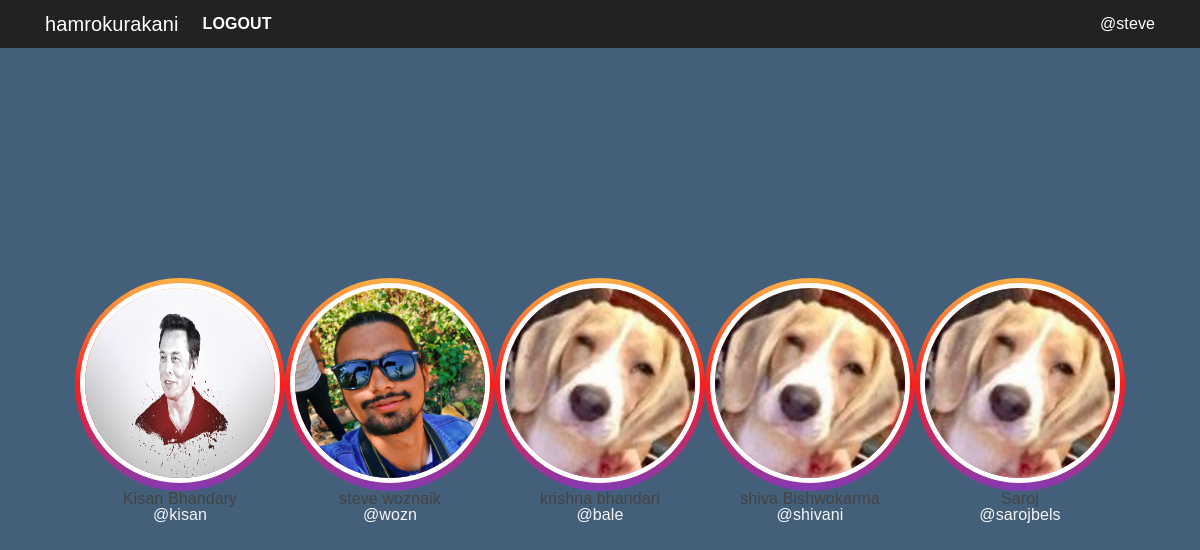
Screenshot of / (signed in) with the database file from the repository.
### hamrokurakani/models.py (models this page shows, shortened)
class User(UserMixin, db.Model):
    id = db.Column(db.Integer, primary_key=True)
    fullname = db.Column(db.String(20), unique=True, nullable=False)
    username = db.Column(db.String(15), unique=True, nullable=False)
    email = db.Column(db.String(120), unique=True, nullable=False)
    password = db.Column(db.String(60), nullable=False)
    image_file = db.Column(db.String(20), nullable=False,
                           default='default.jpg')
    joined = db.Column(db.DateTime, nullable=False, default=datetime.now)
    messages_sent = db.relationship(
        'Message', foreign_keys='Message.sender_id', backref='author', lazy='dynamic')
    messages_received = db.relationship(
        'Message', foreign_keys='Message.recipient_id', backref='recipient', lazy='dynamic')
    last_seen = db.Column(db.DateTime, default=datetime.now)
    last_message_read_time = db.Column(db.DateTime, default=datetime.now)

### hamrokurakani/chat/routes.py (the view)
@chyat.route('/')
@login_required
def home():
    users = User.query.all()
    return render_template('users/home.html', users=users)

### hamrokurakani/admin/routes.py (called while the page is built)
@login_manager.user_loader
def load_user(user_id):
    return User.query.get(user_id)

### hamrokurakani/users/templates/users/home.html
{% extends "chat/nav.html" %}
{% block content %}
<body>
   	<div class="container">
		<div class="d-flex justify-content-center h-100">
{% for user in users %}
{% if current_user != user %}
<div class="image_outer_container">
	<a class="noblue" href="{{ url_for('chat.chatwith', user=user.username) }}">
				<div class="image_inner_container">
					<img src="{{ url_for('static', filename='profilepics/' + user.image_file) }}" />
				</div>
				<div class="d-flex flex-column justify-content-center text-center">
					<h6>{{user.fullname}}</h6>
					<p>@{{user.username}}</p>
				</div>
						</a>
			</div>
			{% endif %}
{% endfor %}
		</div>
	</div>
</body>
{% endblock content %}

### hamrokurakani/chat/templates/chat/nav.html (shortened to what this page needs)
<!DOCTYPE html>
<html>
  <head>
    <link rel="stylesheet" type="text/css" href="{{ url_for('static', filename='css/' + 'bootstrap.min.css') }}">
    <link rel="stylesheet" type="text/css" href="{{ url_for('static', filename='css/' + 'better-nav.min.css') }}">
    <link rel="stylesheet" type="text/css" href="{{ url_for('static', filename='css/' + 'font-awesome.min.css') }}">
    <link rel="stylesheet" type="text/css" href="{{ url_for('static', filename='css/' + 'sourcesanspro.css') }}">
    <link rel="stylesheet" type="text/css" href="{{ url_for('static', filename= 'css/' + 'chat.css') }}">
    <link rel="stylesheet" type="text/css" href="{{ url_for('static', filename= 'css/' + 'main.css') }}">
    <link rel="stylesheet" type="text/css" href="{{ url_for('static', filename='css/' + 'reset.min.css') }}">
  </head>
  <header class="site-header">
    <nav class="navbar navbar-expand-md navbar-dark bg-steel fixed-top">
      <div class="container">
        <a class="navbar-brand" href="{{ url_for('chat.chats') }}">hamrokurakani</a>
        <div class="collapse navbar-collapse" id="navbarToggle">
          {% if current_user.is_authenticated %}
          <div class="navbar-nav mr-auto">
            <a class="nav-item nav-link text-white font-weight-bold text-uppercase"
              href="{{ url_for('users.logout') }}">Logout</a>
          </div>
          <div class="navbar-nav ml-auto">
            <span class="text-white">
              @{{ current_user.username }}
            </span>
          </div>
          {% else %}
          <a class="nav-item nav-link text-white font-weight-bold text-uppercase"
            href="{{ url_for('users.login') }}">Login</a>
          <a class="nav-item nav-link text-white font-weight-bold text-uppercase"
            href="{{ url_for('users.register') }}">Register</a>
          {% endif %}
        </div>
      </div>
    </nav>
  </header>
  <body>
    {% block content %}
    {% endblock %}
  </body>
</html>

### hamrokurakani/static/css/chat.css (style rules this page uses)
html { margin-top:6rem; scroll-behavior: smooth; font-family: Arial, Helvetica, sans-serif !important; }
body { display: flex; align-items: center; justify-content: center; min-height: 100vh; background: #435f7a !important; font-family:"Source Sans Pro", "Roboto Condensed", sans-serif; font-size: 1em; letter-spacing: 0.1px; color: #32465a; text-rendering: optimizeLegibility; text-shadow: 1px 1px 1px rgba(0, 0, 0, 0.004); -webkit-font-smoothing: antialiased; }
a.noblue:link, a.noblue:active, a.noblue:visited { color: #f5f5f5 !important; text-decoration: none; }

### hamrokurakani/static/css/main.css (style rules this page uses)
body { background: #e6ecf0; color: #242424; margin-top: 5rem; scroll-behavior: smooth; display: flex; justify-content: center; font-family:"Source Sans Pro", "proxima-nova","Roboto Condensed", sans-serif; font-size: 1em; min-height: 100vh; text-rendering: optimizeLegibility; -webkit-font-smoothing: antialiased; text-shadow: 1px 1px 1px rgba(0, 0, 0, 0.004); }
h1, h2, h3, h4, h5, h6 { color: #444444; }
.bg-steel { background-color: #222222; }
.site-header .navbar-nav .nav-link { color: #cbd5db; }
html,body { height: 100%; }
.container { height: 100%; align-content: center; }
.image_outer_container { margin-top: auto; margin-bottom: auto; border-radius: 50%; position: relative; }
.image_inner_container { border-radius: 50%; padding: 5px; background: #833ab4; background: -webkit-linear-gradient(to bottom, #fcb045, #fd1d1d, #833ab4); background: linear-gradient(to bottom, #fcb045, #fd1d1d, #833ab4); }
.image_inner_container img { height: 200px; width: 200px; border-radius: 50%; border: 5px solid white; }

### rows the page displays
User: username "steve"
User: image_file (picture), fullname "Kisan Bhandary", username "kisan"
User: image_file (placeholder picture), fullname "steve woznaik", username "wozn"
User: image_file (placeholder picture), fullname "krishna bhandari", username "bale"
User: image_file (placeholder picture), fullname "shiva Bishwokarma", username "shivani"
User: image_file (placeholder picture), fullname "Saroj", username "sarojbels"
